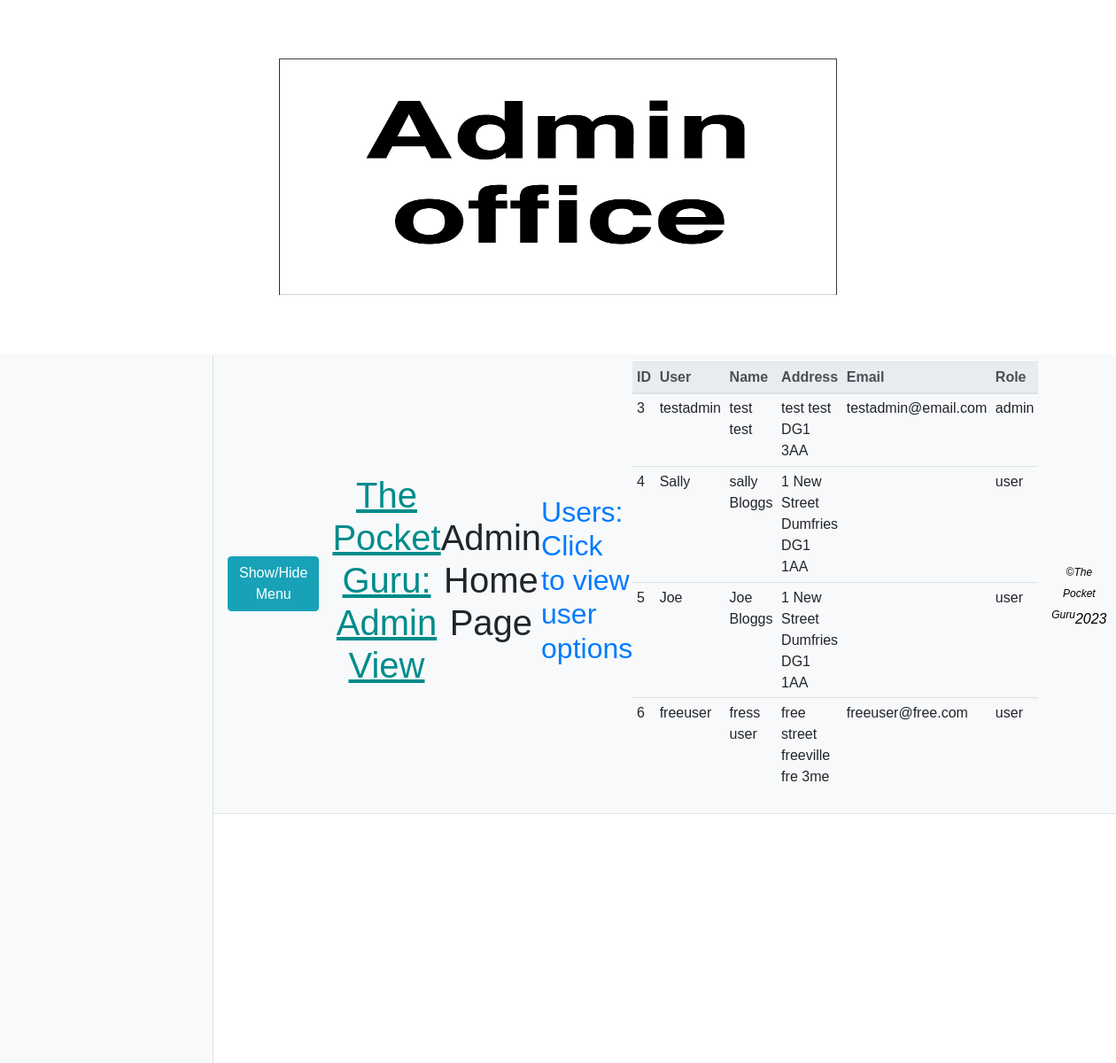
/admin_dash.php, run on the app's committed database.
### tables this page shows
CREATE TABLE `users` (
  `userId` int(11) NOT NULL,
  `username` varchar(200) NOT NULL,
  `password` varchar(200) NOT NULL,
  `userRole` enum('user','admin','suspended') NOT NULL,
  `firstName` varchar(200) NOT NULL,
  `lastName` varchar(200) NOT NULL,
  `address1` varchar(200) NOT NULL,
  `address2` varchar(200) NOT NULL,
  `postCode` varchar(200) NOT NULL,
  `email` varchar(255) NOT NULL,
  `membership` enum('free','bronze','silver','gold') NOT NULL
);

### admin_dash.php (the view, shortened to what this page needs)
<?php
include("./admin_header.php");
include("./connect_db.php");
?>
<h1 style="text-align: center;">Admin Home Page</h1>
    <h2 style="text-align: left;"><a href="./admin_userControl.php">Users: Click to view user options</h2>
	<div class="row justify-content-left">
		<div class="col-auto">
			<table class="table table-hover table-sm table-responsive" id="users">
				<thead class="thead-light">
					<tr>
						<th style="font-weight: bold;">ID</th>
						<th style="font-weight: bold;">User</th>
						<th style="font-weight: bold;">Name</th>
						<th style="font-weight: bold;">Address</th>
						<th style="font-weight: bold;">Email</th>
						<th style="font-weight: bold;">Role</th>
					</tr>
				</thead>
				<?php
				$stmt=$db->prepare("select * from users");
				$stmt->execute(array());
				while ($a_row = $stmt->fetch(PDO::FETCH_ASSOC))
				{
                    echo "<tr>";
                    echo "<td>$a_row[userId]</td>";
                    echo "<td>$a_row[username]</td>";
                    echo "<td>$a_row[firstName] $a_row[lastName]</td>";
                    echo "<td>$a_row[address1] $a_row[address2] $a_row[postCode]</td>";
                    echo "<td>$a_row[email]</td>";
                    echo "<td>$a_row[userRole]</td>";
                    echo "</tr>";
                }?>
            </table>
        </div>
	</div>
<?php
include("./footer.php");
?>

### css/simple-sidebar.css (style rules this page uses)
body { overflow-x: hidden; }

### style/mainstyle.css (style rules this page uses)
html, body { margin:0px; padding:0px; width:100%; }
body { font-family: helvetica, arial, sans-serif; }
td { font-family: helvetica, arial, sans-serif; margin:0px; padding:2px; }

### data on the page
users: userId "3", username "testadmin", firstName "test", lastName "test", address1 "test", address2 "test", postCode "DG1 3AA", email "testadmin@email.com", userRole "admin"
users: userId "4", username "Sally", firstName "sally", lastName "Bloggs", address1 "1 New Street", address2 "Dumfries", postCode "DG1 1AA", userRole "user"
users: userId "5", username "Joe", firstName "Joe", lastName "Bloggs", address1 "1 New Street", address2 "Dumfries", postCode "DG1 1AA", userRole "user"
users: userId "6", username "freeuser", firstName "fress", lastName "user", address1 "free street", address2 "freeville", postCode "fre 3me", email "freeuser@free.com", userRole "user"
